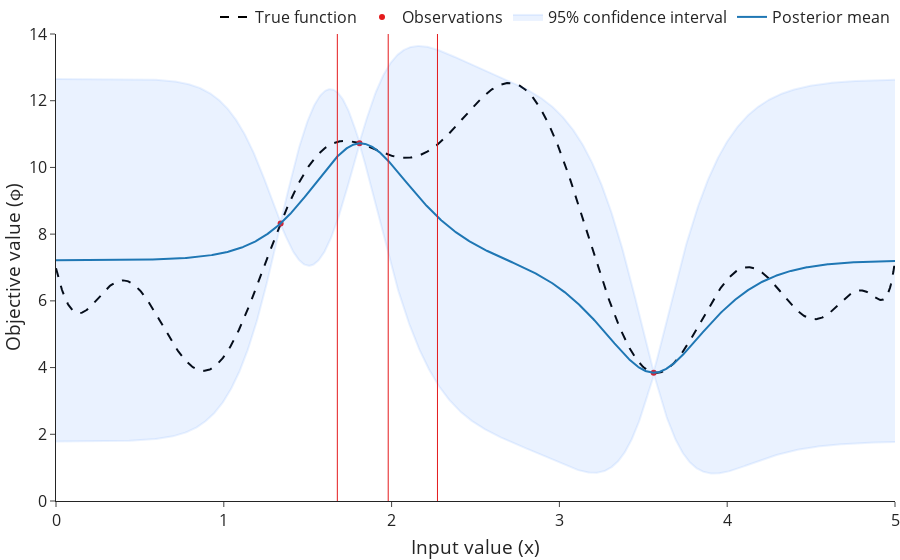
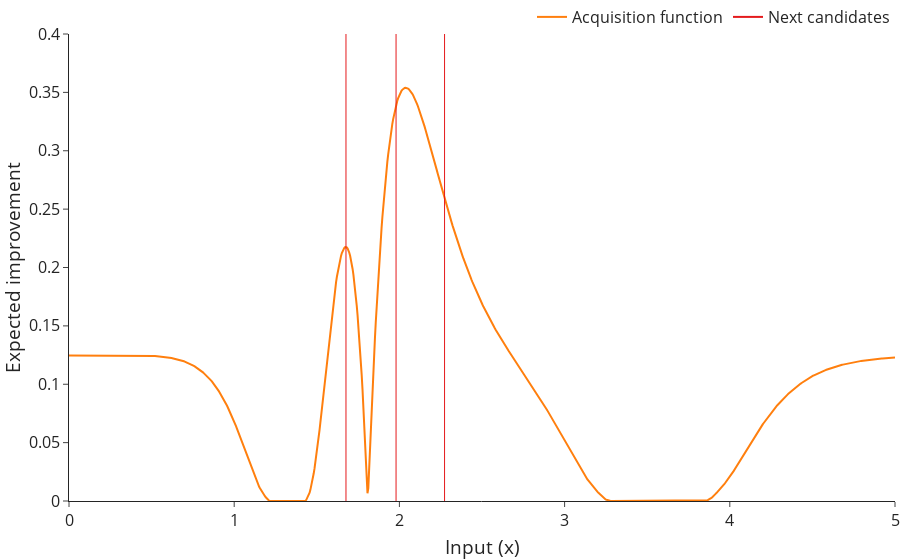

Here is the notebook cell these charts were saved with, in order:
### Markdown cell above
Performing joint optimisation results in a set of points that *jointly* maximise the acquisition function.
Note that this can result in non-intuitive sets (e.g. splitting either side of a peak).

### Code cell
from botorch.optim import optimize_acqf

candidates, _ = optimize_acqf(
        acq_function=acquisition_function,
        bounds=x_bounds,
        q=n_observations,
        num_restarts=5,
        raw_samples=256,
    )

for i, x in enumerate(candidates):
    candidate_trace = go.Scatter(
            x=torch.ones(2)*x,
            y=[-1e3, 1e3],
            mode="lines",
            line_width=1,
            line_color=observations_color,
            name=f"Next candidates {i}",
            showlegend=False,
        )
    figure.add_trace(candidate_trace)
    acqf_figure.add_trace(candidate_trace)

acqf_figure.add_trace(
    go.Scatter(
        x=[0],
        y=[0],
        mode="lines",
        line_color=observations_color,
        name="Next candidates",
        showlegend=True,
    )
)
figure.show()
acqf_figure.show()
figure.write_image("../images/model_1_candidates.svg", width=800, height=400)
acqf_figure.write_image("../images/acqf_1_candidates.svg", width=800, height=400)

### Figure 1 — Plotly figure (JSON) as saved in the notebook; plotly's stock layout.template omitted (floating-point values rounded to 4 significant figures; data arrays with more than 128 entries replaced by an {"elided": "..."} marker saying what was removed)
{"data": [{"line": {"color": "black", "dash": "dash"}, "name": "True function", "type": "scatter", "x": {"elided": "1000 float values"}, "y": {"elided": "1000 float values"}}, {"marker": {"color": "rgba(228, 26, 28, 1)"}, "mode": "markers", "name": "Observations", "type": "scatter", "x": [1.339, 1.809, 3.562], "y": [8.322, 10.72, 3.847]}, {"fillcolor": "rgba(55, 126, 284, 0.1)", "legendgroup": "confidence_interval", "line": {"color": "rgba(55, 126, 284, 0.1)"}, "mode": "lines", "name": "95% confidence interval ", "showlegend": false, "type": "scatter", "x": {"elided": "1000 float values"}, "y": {"elided": "1000 float values"}}, {"fill": "tonexty", "fillcolor": "rgba(55, 126, 284, 0.1)", "legendgroup": "confidence_interval", "line": {"color": "rgba(55, 126, 284, 0.1)"}, "mode": "lines", "name": "95% confidence interval", "type": "scatter", "x": {"elided": "1000 float values"}, "y": {"elided": "1000 float values"}}, {"line": {"color": "rgb(31, 119, 180)"}, "name": "Posterior mean", "type": "scatter", "x": {"elided": "1000 float values"}, "y": {"elided": "1000 float values"}}, {"line": {"color": "rgba(228, 26, 28, 1)", "width": 1}, "mode": "lines", "name": "Next candidates 0", "showlegend": false, "type": "scatter", "x": [1.98, 1.98], "y": [-1000, 1000]}, {"line": {"color": "rgba(228, 26, 28, 1)", "width": 1}, "mode": "lines", "name": "Next candidates 1", "showlegend": false, "type": "scatter", "x": [2.273, 2.273], "y": [-1000, 1000]}, {"line": {"color": "rgba(228, 26, 28, 1)", "width": 1}, "mode": "lines", "name": "Next candidates 2", "showlegend": false, "type": "scatter", "x": [1.677, 1.677], "y": [-1000, 1000]}], "layout": {"font": {"size": 16}, "legend": {"orientation": "h", "x": 1, "xanchor": "right", "y": 1, "yanchor": "bottom"}, "margin": {"b": 0, "l": 0, "r": 0, "t": 0}, "showlegend": true, "xaxis": {"range": [0, 5], "title": {"text": "Input value (x)"}}, "yaxis": {"range": [0, 14], "title": {"text": "Objective value (ϕ)"}}}}

### Figure 2 — Plotly figure (JSON) as saved in the notebook; plotly's stock layout.template omitted (floating-point values rounded to 4 significant figures; data arrays with more than 128 entries replaced by an {"elided": "..."} marker saying what was removed)
{"data": [{"line": {"color": "rgb(255, 127, 14)"}, "name": "Acquisition function", "type": "scatter", "x": {"elided": "1000 float values"}, "y": {"elided": "1000 float values"}}, {"line": {"color": "rgba(228, 26, 28, 1)", "width": 1}, "mode": "lines", "name": "Next candidates 0", "showlegend": false, "type": "scatter", "x": [1.98, 1.98], "y": [-1000, 1000]}, {"line": {"color": "rgba(228, 26, 28, 1)", "width": 1}, "mode": "lines", "name": "Next candidates 1", "showlegend": false, "type": "scatter", "x": [2.273, 2.273], "y": [-1000, 1000]}, {"line": {"color": "rgba(228, 26, 28, 1)", "width": 1}, "mode": "lines", "name": "Next candidates 2", "showlegend": false, "type": "scatter", "x": [1.677, 1.677], "y": [-1000, 1000]}, {"line": {"color": "rgba(228, 26, 28, 1)"}, "mode": "lines", "name": "Next candidates", "showlegend": true, "type": "scatter", "x": [0], "y": [0]}], "layout": {"font": {"size": 16}, "legend": {"orientation": "h", "x": 1, "xanchor": "right", "y": 1, "yanchor": "bottom"}, "margin": {"b": 0, "l": 0, "r": 0, "t": 0}, "xaxis": {"title": {"text": "Input (x)"}}, "yaxis": {"range": [0, 0.4], "title": {"text": "Expected improvement"}}}}
